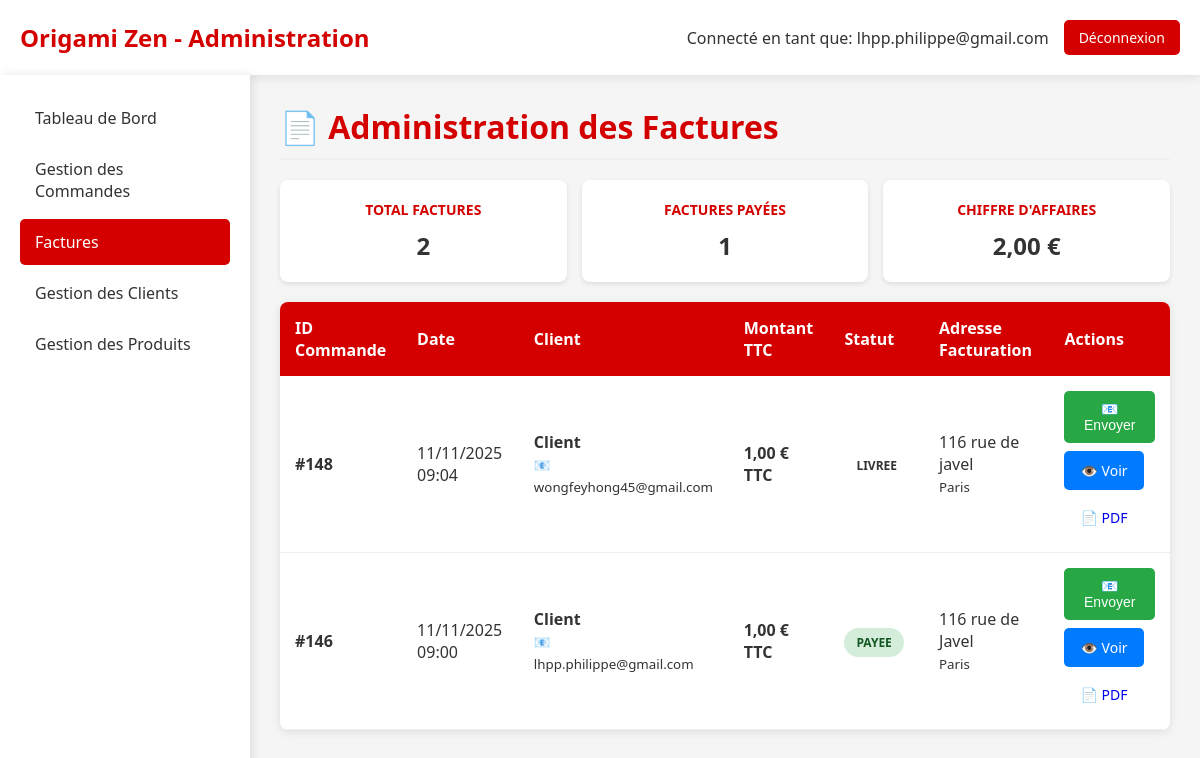
Screenshot of /admin_factures.php (signed in) with the database file from the repository.
### tables this page shows
CREATE TABLE IF NOT EXISTS `commande` (
  `idCommande` bigint NOT NULL AUTO_INCREMENT,
  `idClient` bigint NOT NULL,
  `idAdresseLivraison` bigint NOT NULL,
  `idAdresseFacturation` bigint DEFAULT NULL,
  `dateCommande` datetime NOT NULL,
  `modeReglement` varchar(20) NOT NULL DEFAULT 'CB',
  `delaiLivraison` date NOT NULL,
  `fraisDePort` double NOT NULL,
  `montantTotal` double NOT NULL,
  `statut` enum('en_attente','en_attente_paiement','payee','confirmee','expediee','livree','annulee') NOT NULL DEFAULT 'en_attente',
  `statut_paiement` enum('en_attente','payee','echec','annulee','rembourse') DEFAULT 'en_attente',
  `idPaiement` int DEFAULT NULL,
  `visible` tinyint(1) DEFAULT '1',
  PRIMARY KEY (`idCommande`),
  KEY `Commande_idClient_FK` (`idClient`),
  KEY `Commande_idAdresseLivraison_FK` (`idAdresseLivraison`),
  KEY `idAdresseFacturation` (`idAdresseFacturation`)
);

CREATE TABLE IF NOT EXISTS `client` (
  `idClient` bigint NOT NULL AUTO_INCREMENT,
  `email` varchar(50) NOT NULL,
  `motDePasse` varchar(255) NOT NULL,
  `nom` varchar(50) DEFAULT NULL,
  `prenom` varchar(50) DEFAULT NULL,
  `telephone` varchar(20) DEFAULT NULL,
  `email_confirme` tinyint(1) DEFAULT '0',
  `token_confirmation` varchar(64) DEFAULT NULL,
  `token_expires` datetime DEFAULT NULL,
  `type` enum('temporaire','permanent') DEFAULT 'temporaire',
  `date_creation` datetime DEFAULT CURRENT_TIMESTAMP,
  `session_id` varchar(128) DEFAULT NULL,
  PRIMARY KEY (`idClient`),
  KEY `idx_client_type` (`type`),
  KEY `idx_client_session` (`session_id`),
  KEY `idx_client_date` (`date_creation`)
);

CREATE TABLE IF NOT EXISTS `adresse` (
  `idAdresse` bigint NOT NULL AUTO_INCREMENT,
  `idClient` bigint NOT NULL,
  `nom` varchar(50) NOT NULL,
  `prenom` varchar(50) NOT NULL,
  `adresse` varchar(50) NOT NULL,
  `codePostal` varchar(50) NOT NULL,
  `ville` varchar(50) NOT NULL,
  `pays` varchar(50) NOT NULL,
  `telephone` varchar(50) NOT NULL,
  `instructions` varchar(255) DEFAULT NULL,
  `societe` varchar(50) DEFAULT NULL,
  `type` varchar(20) DEFAULT 'livraison',
  `dateCreation` datetime DEFAULT CURRENT_TIMESTAMP,
  PRIMARY KEY (`idAdresse`),
  KEY `Adresse_idClient_FK` (`idClient`)
);

### admin_factures.php (the view, shortened to what this page needs)
<?php
$host = 'localhost';
$dbname = 'origami';
$username = 'root';
$password = '';
try {
    $pdo = new PDO("mysql:host=$host;dbname=$dbname;charset=utf8", $username, $password);
    $pdo->setAttribute(PDO::ATTR_ERRMODE, PDO::ERRMODE_EXCEPTION);
} catch (PDOException $e) {
    die("Erreur de connexion à la base de données: " . $e->getMessage());
}
$stmt = $pdo->prepare("
    SELECT
        c.idCommande,
        c.dateCommande,
        c.montantTotal,
        c.statut,
        cl.nom,
        cl.prenom,
        cl.email,
        a_fact.adresse as adresse_facturation,
        a_fact.ville as ville_facturation,
        a_liv.adresse as adresse_livraison,
        a_liv.ville as ville_livraison
    FROM Commande c
    JOIN Client cl ON c.idClient = cl.idClient
    JOIN Adresse a_fact ON c.idAdresseFacturation = a_fact.idAdresse
    JOIN Adresse a_liv ON c.idAdresseLivraison = a_liv.idAdresse
    ORDER BY c.dateCommande DESC
");
$stmt->execute();
$commandes = $stmt->fetchAll(PDO::FETCH_ASSOC);
?>
<!DOCTYPE html>
<html lang="fr">
<head>
</head>
<body>
    <div class="header">
        <div class="logo">
            <h1>Origami Zen - Administration</h1>
        </div>
        <div class="admin-info">
            <span>Connecté en tant que: <?= htmlspecialchars($_SESSION['admin_email']) ?></span>
            <a href="admin_logout.php" class="btn-logout">Déconnexion</a>
        </div>
    </div>
    <div class="container">
        <div class="sidebar">
            <a href="admin_dashboard.php" class="nav-item">Tableau de Bord</a>
            <a href="admin_commandes.php" class="nav-item">Gestion des Commandes</a>
            <a href="admin_factures.php" class="nav-item active">Factures</a>
            <a href="admin_clients.php" class="nav-item">Gestion des Clients</a>
            <a href="admin_produits.php" class="nav-item">Gestion des Produits</a>
        </div>
        <div class="main-content">
            <h1 class="page-title">📄 Administration des Factures</h1>
            <div class="stats-grid">
                <div class="stat-card">
                    <h3>Total Factures</h3>
                    <div class="number"><?= count($commandes) ?></div>
                </div>
                <div class="stat-card">
                    <h3>Factures Payées</h3>
                    <div class="number">
                        <?= count(array_filter($commandes, function($cmd) { return $cmd['statut'] === 'payee'; })) ?>
                    </div>
                </div>
                <div class="stat-card">
                    <h3>Chiffre d'Affaires</h3>
                    <div class="number">
                        <?= number_format(array_sum(array_column($commandes, 'montantTotal')), 2, ',', ' ') ?> €
                    </div>
                </div>
            </div>
            <table class="table-commandes">
                <thead>
                    <tr>
                        <th>ID Commande</th>
                        <th>Date</th>
                        <th>Client</th>
                        <th>Montant TTC</th>
                        <th>Statut</th>
                        <th>Adresse Facturation</th>
                        <th>Actions</th>
                    </tr>
                </thead>
                <tbody>
                    <?php foreach ($commandes as $commande): ?>
                        <tr>
                            <td><strong>#<?= $commande['idCommande'] ?></strong></td>
                            <td><?= date('d/m/Y H:i', strtotime($commande['dateCommande'])) ?></td>
                            <td>
                                <strong><?= htmlspecialchars($commande['prenom']) ?> <?= htmlspecialchars($commande['nom']) ?></strong><br>
                                <small>📧 <?= htmlspecialchars($commande['email']) ?></small>
                            </td>
                            <td><strong><?= number_format($commande['montantTotal'], 2, ',', ' ') ?> € TTC</strong></td>
                            <td>
                                <span class="statut statut-<?= $commande['statut'] ?>">
                                    <?= $commande['statut'] ?>
                                </span>
                            </td>
                            <td>
                                <?= htmlspecialchars($commande['adresse_facturation']) ?><br>
                                <small><?= htmlspecialchars($commande['ville_facturation']) ?></small>
                            </td>
                            <td>
                                <div class="actions-cell">
                                    <form method="POST" class="form-inline">
                                        <button type="submit" class="btn btn-success" onclick="return confirm('Envoyer la facture #<?= $commande['idCommande'] ?> à <?= htmlspecialchars($commande['email']) ?> ?')">
                                            📧 Envoyer
                                        </button>
                                    </form>
                                    <a href="admin_factures.php?action=generer&id=<?= $commande['idCommande'] ?>" class="btn btn-primary" target="_blank">
                                        👁️ Voir
                                    </a>
                                    <a href="generer_facture.php?id=<?= $commande['idCommande'] ?>" class="btn btn-warning" target="_blank">
                                        📄 PDF
                                    </a>
                                </div>
                            </td>
                        </tr>
                    <?php endforeach; ?>
                </tbody>
            </table>
        </div>
    </div>
</body>
</html>

### admin_factures.php (style rules this page uses)
* { margin: 0; padding: 0; box-sizing: border-box; }
body { font-family: 'Segoe UI', Tahoma, Geneva, Verdana, sans-serif; background: #f5f5f5; color: #333; }
.header { background: white; padding: 20px; box-shadow: 0 2px 10px rgba(0,0,0,0.1); display: flex; justify-content: space-between; align-items: center; }
.logo h1 { color: #d40000; font-size: 24px; }
.admin-info { display: flex; align-items: center; gap: 15px; }
.btn-logout { background: #d40000; color: white; padding: 8px 15px; text-decoration: none; border-radius: 5px; font-size: 14px; }
.container { display: flex; min-height: calc(100vh - 80px); }
.sidebar { width: 250px; background: white; padding: 20px; box-shadow: 2px 0 10px rgba(0,0,0,0.1); }
.nav-item { display: block; padding: 12px 15px; color: #333; text-decoration: none; border-radius: 5px; margin-bottom: 5px; transition: background 0.3s; }
.nav-item:hover, .nav-item.active { background: #d40000; color: white; }
.main-content { flex: 1; padding: 30px; }
.table-commandes { width: 100%; border-collapse: collapse; margin: 20px 0; background: white; border-radius: 8px; overflow: hidden; box-shadow: 0 2px 10px rgba(0,0,0,0.1); }
.table-commandes th { background: #d40000; color: white; padding: 15px; text-align: left; font-weight: 600; }
.table-commandes td { padding: 15px; border-bottom: 1px solid #eee; }
.btn { padding: 10px 16px; border: none; border-radius: 5px; cursor: pointer; text-decoration: none; display: inline-flex; align-items: center; gap: 5px; font-size: 14px; transition: all 0.3s; font-weight: 500; }
.btn-success { background-color: #28a745; color: white; }
.btn-primary { background-color: #007bff; color: white; }
.statut { padding: 6px 12px; border-radius: 20px; font-size: 12px; font-weight: bold; text-transform: uppercase; }
.statut-payee { background: #d4edda; color: #155724; }
.form-inline { display: inline; }
.actions-cell { display: flex; gap: 8px; flex-wrap: wrap; }
.page-title { color: #d40000; margin-bottom: 20px; border-bottom: 2px solid #f0f0f0; padding-bottom: 10px; }
.stats-grid { display: grid; grid-template-columns: repeat(auto-fit, minmax(200px, 1fr)); gap: 15px; margin-bottom: 20px; }
.stat-card { background: white; padding: 20px; border-radius: 8px; box-shadow: 0 2px 5px rgba(0,0,0,0.1); text-align: center; }
.stat-card h3 { color: #d40000; margin-bottom: 10px; font-size: 14px; text-transform: uppercase; }
.stat-card .number { font-size: 24px; font-weight: bold; color: #333; }

### rows the page displays
commande: idCommande "148", dateCommande "11/11/2025 09:04", idClient.nom "Client", idClient.email "wongfeyhong45@gmail.com", montantTotal "1,00", statut "LIVREE", idAdresseLivraison.adresse "116 rue de javel", idAdresseLivraison.ville "Paris"
commande: idCommande "146", dateCommande "11/11/2025 09:00", idClient.nom "Client", idClient.email "lhpp.philippe@gmail.com", montantTotal "1,00", statut "PAYEE", idAdresseLivraison.adresse "116 rue de Javel", idAdresseLivraison.ville "Paris"

### other values shown
$_SESSION['admin_email'] "lhpp.philippe@gmail.com"
count($commandes) "2"
array_sum(array_column($commandes, 'montantTotal')) "2,00"
